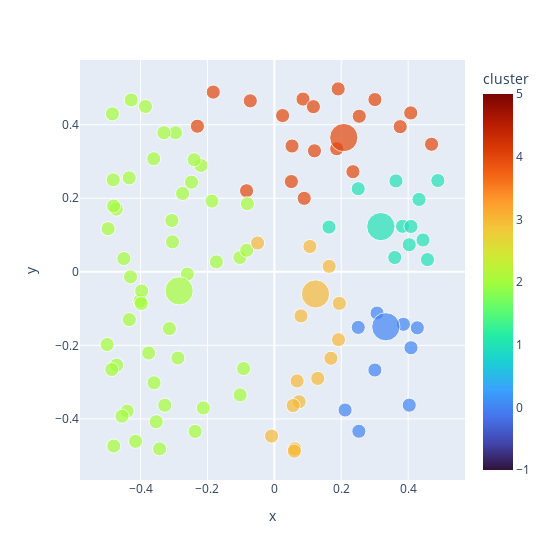

Write notebook code for a chart like this one.
### Markdown cell above
...But now, having moved the centroids, the nearest-neighbor membership of some of the points may have changed. 
So we recalculate those:

### Code cell
#| code-fold: true
#| code-summary: "Show the code"
#| label: fig-kmeans-re-member
#| fig-cap: "Next step in k-means: re-assign cluster membership of point based on new cluster locations"

cluster_memb = calc_cluster_membership(datak, centroids)
plot_kmeans(datak, centroids, cluster_memb=cluster_memb)
